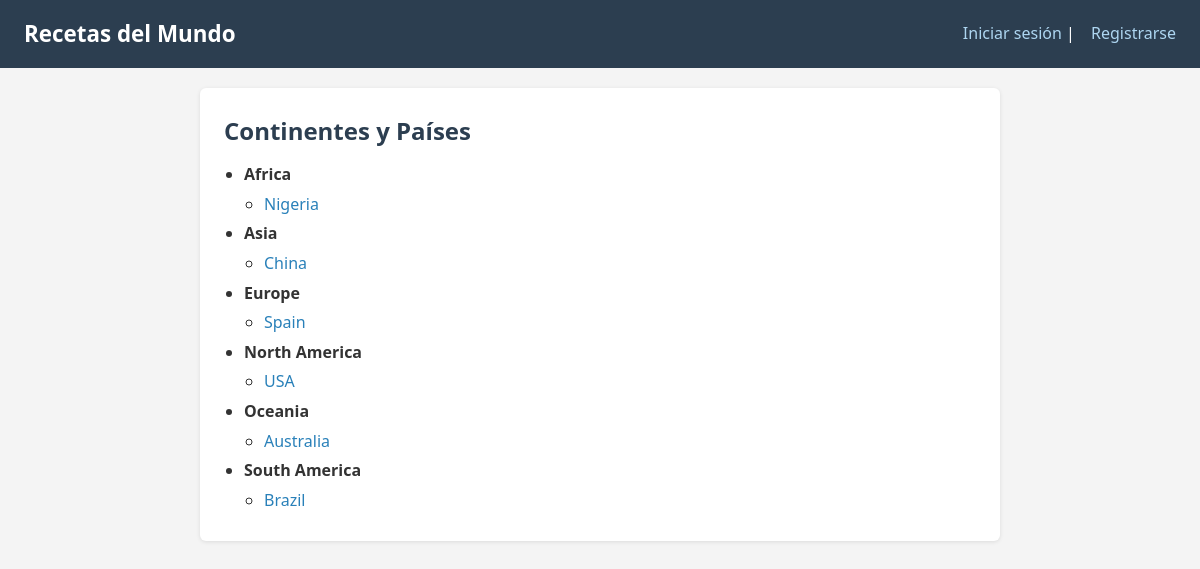
The page / on the database its author committed.
### tables this page shows
CREATE TABLE countries (
  id INT AUTO_INCREMENT PRIMARY KEY,
  continent_id INT NOT NULL,
  name VARCHAR(50) NOT NULL,
  FOREIGN KEY (continent_id) REFERENCES continents(id) ON DELETE CASCADE
);

### index.php (the view, shortened to what this page needs)
<?php
require_once 'config.php';
$username = $_SESSION['username'] ?? null;
$stmt = $pdo->query("SELECT c.id AS continent_id, c.name AS continent_name, co.id AS country_id, co.name AS country_name
                     FROM continents c
                     LEFT JOIN countries co ON co.continent_id = c.id
                     ORDER BY c.name, co.name");
$menu = [];
while ($row = $stmt->fetch()) {
    $menu[$row['continent_name']][] = ['id' => $row['country_id'], 'name' => $row['country_name']];
}
?>
<!DOCTYPE html>
<html lang="es">
<head>
<link rel="stylesheet" href="style.css" />
</head>
<body>
<header>
    <h1>Recetas del Mundo</h1>
    <nav>
        <?php if ($username): ?>
            <span>Hola, <?=htmlspecialchars($username)?></span> | <a href="logout.php">Cerrar sesión</a>
        <?php else: ?>
            <a href="login.php">Iniciar sesión</a> | <a href="register.php">Registrarse</a>
        <?php endif; ?>
    </nav>
</header>
<section>
    <h2>Continentes y Países</h2>
    <ul>
        <?php foreach ($menu as $continent => $countries): ?>
            <li><strong><?=htmlspecialchars($continent)?></strong>
                <ul>
                    <?php foreach ($countries as $country): ?>
                        <?php if ($country['id']): ?>
                        <li><a href="country.php?id=<?= $country['id'] ?>"><?=htmlspecialchars($country['name'])?></a></li>
                        <?php endif; ?>
                    <?php endforeach; ?>
                </ul>
            </li>
        <?php endforeach; ?>
    </ul>
</section>
</body>
</html>

### style.css (style rules this page uses)
:root { --primary: #2c3e50; --accent: #2980b9; --bg: #f4f4f4; --border: #ddd; --radius: 4px; }
*, *::before, *::after { box-sizing: border-box; margin: 0; padding: 0; }
body { font-family: system-ui, Arial, sans-serif; background: var(--bg); color: #333; line-height: 1.6; }
a { color: var(--accent); text-decoration: none; }
header { background: var(--primary); color: white; padding: 16px 24px; display: flex; align-items: center; justify-content: space-between; }
header h1 { font-size: 1.4rem; }
nav a { color: #aed6f1; margin-left: 12px; }
section { background: white; margin: 20px auto; max-width: 800px; padding: 24px; border-radius: 6px; box-shadow: 0 1px 4px rgba(0,0,0,0.1); }
h2, h3 { color: var(--primary); margin-bottom: 12px; }
ul { padding-left: 20px; }
li { margin: 4px 0; }

### rows shown on the page
countries: name "Nigeria"
countries: name "China"
countries: name "Spain"
countries: name "USA"
countries: name "Australia"
countries: name "Brazil"

### other values the page prints
$continent "Africa"
$continent "Asia"
$continent "Europe"
$continent "North America"
$continent "Oceania"
$continent "South America"
